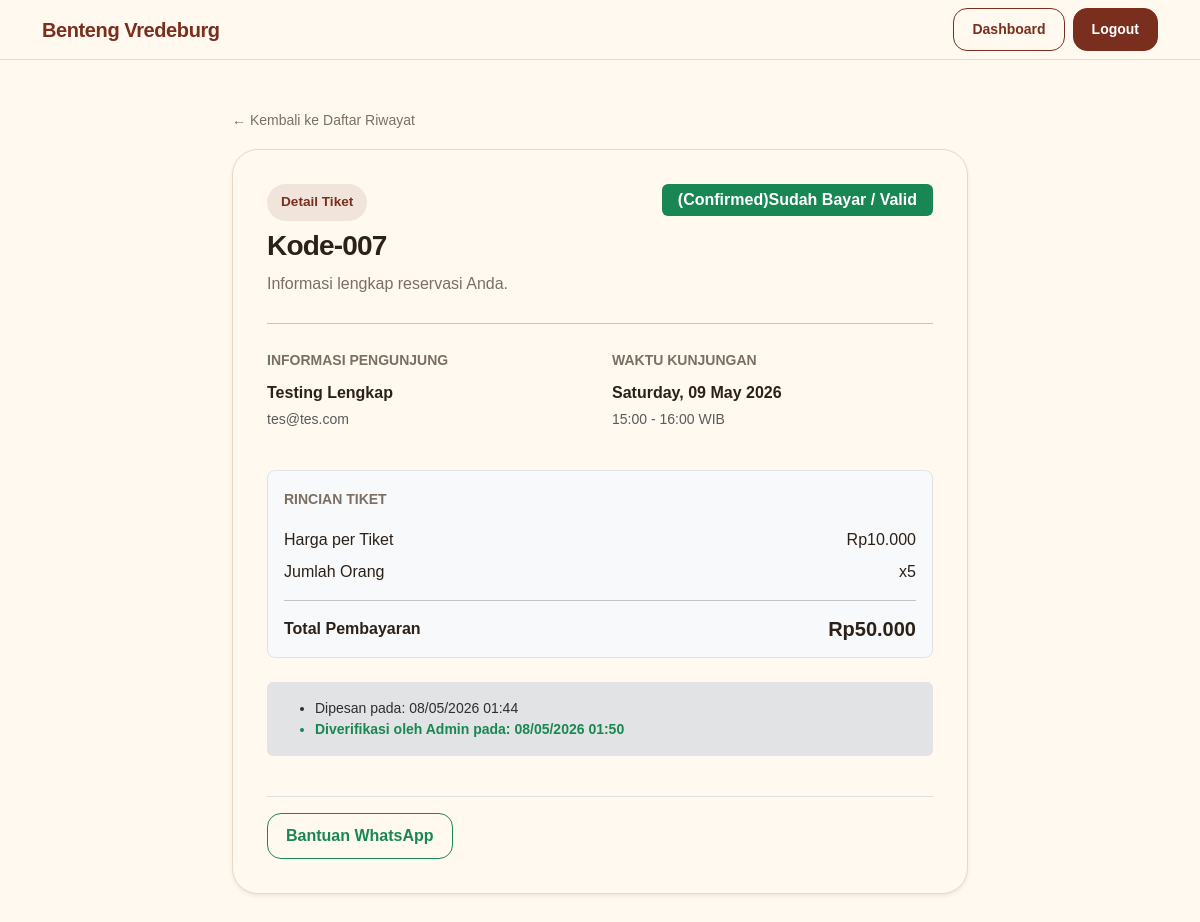
The page /user/detail_reservasi.php?id=7 (signed in) on the database its author committed.
### tables this page shows
CREATE TABLE `reservations` (
  `id_reservasi` int(11) NOT NULL,
  `id_user` int(11) NOT NULL,
  `no_telepon` varchar(20) DEFAULT NULL,
  `tgl_kunjungan` date NOT NULL,
  `jam_kunjungan` time NOT NULL,
  `jumlah_orang` int(11) NOT NULL,
  `total_harga` decimal(10,2) NOT NULL,
  `status` enum('pending','confirmed','canceled') DEFAULT 'pending',
  `created_at` timestamp NOT NULL DEFAULT current_timestamp(),
  `created_by` varchar(50) NOT NULL,
  `updated_at` timestamp NULL DEFAULT NULL ON UPDATE current_timestamp(),
  `updated_by` varchar(50) DEFAULT NULL,
  `is_deleted` tinyint(1) DEFAULT 0,
  `deleted_at` timestamp NULL DEFAULT NULL,
  `deleted_by` varchar(50) DEFAULT NULL
);

CREATE TABLE `users` (
  `id_user` int(11) NOT NULL,
  `nama_lengkap` varchar(100) NOT NULL,
  `email` varchar(100) NOT NULL,
  `password` varchar(255) NOT NULL,
  `role` enum('admin','user') NOT NULL DEFAULT 'user',
  `created_at` timestamp NOT NULL DEFAULT current_timestamp(),
  `created_by` varchar(50) DEFAULT 'system',
  `updated_at` timestamp NULL DEFAULT NULL ON UPDATE current_timestamp(),
  `updated_by` varchar(50) DEFAULT NULL,
  `is_deleted` tinyint(1) DEFAULT 0,
  `deleted_at` timestamp NULL DEFAULT NULL,
  `deleted_by` varchar(50) DEFAULT NULL
);

### config/functions.php (called while the page is built, shortened)
<?php
function e($value) {
    return htmlspecialchars($value ?? '', ENT_QUOTES, 'UTF-8');
}
function rupiah($number) {
    return 'Rp' . number_format((int) $number, 0, ',', '.');
}
function statusLabel($status) {
    $labels = [
        'pending'   => '(Pending)Menunggu Konfirmasi',
        'confirmed' => '(Confirmed)Sudah Bayar / Valid',
        'canceled'  => '(Canceled)Dibatalkan'
    ];
    return $labels[$status] ?? $status;
}
function statusBadgeClass($status) {
    $classes = [
        'pending'   => 'badge bg-warning text-dark',
        'confirmed' => 'badge bg-success',
        'canceled'  => 'badge bg-danger'
    ];
    return $classes[$status] ?? 'badge bg-light text-dark';
}

### user/detail_reservasi.php (the view, shortened to what this page needs)
<?php
require_once "../config/koneksi.php";
require_once "../config/functions.php";
$id = (int) ($_GET['id'] ?? 0);
$userId = currentUserId();
$stmt = $pdo->prepare("
    SELECT
        r.*,
        u.nama_lengkap,
        u.email
    FROM reservations r
    JOIN users u ON u.id_user = r.id_user
    WHERE r.id_reservasi = ?
    AND r.id_user = ?
    AND r.is_deleted = 0
    LIMIT 1
");
$stmt->execute([$id, $userId]);
$res = $stmt->fetch();
$bookingCode = 'Kode-' . str_pad($res['id_reservasi'], 3, '0', STR_PAD_LEFT);
?>
<!DOCTYPE html>
<html lang="id">
<head>
    <link href="https://cdn.jsdelivr.net/npm/bootstrap@5.3.3/dist/css/bootstrap.min.css" rel="stylesheet">
    <link href="../assets/css/style.css" rel="stylesheet">
</head>
<body class="app-body">
<nav class="navbar navbar-expand-lg navbar-vredeburg sticky-top">
    <div class="container">
        <a class="navbar-brand fw-bold" href="../index.php">Benteng Vredeburg</a>
        <div class="d-flex gap-2">
            <a href="dashboard.php" class="btn btn-outline-heritage btn-sm">Dashboard</a>
            <a href="../logout.php" class="btn btn-heritage btn-sm">Logout</a>
        </div>
    </div>
</nav>
<main class="py-5">
    <div class="container">
        <div class="row justify-content-center">
            <div class="col-lg-8">
                <div class="mb-3">
                    <a href="dashboard.php" class="text-decoration-none text-muted-custom small">
                        &larr; Kembali ke Daftar Riwayat
                    </a>
                </div>
                <div class="card-panel shadow-sm">
                    <div class="d-flex justify-content-between align-items-start mb-4">
                        <div>
                            <span class="section-badge mb-2 d-inline-block">Detail Tiket</span>
                            <h1 class="h3 fw-bold section-title"><?= e($bookingCode); ?></h1>
                            <p class="text-muted-custom mb-0">Informasi lengkap reservasi Anda.</p>
                        </div>
                        <span class="<?= statusBadgeClass($res['status']); ?> fs-6 py-2 px-3">
                            <?= statusLabel($res['status']); ?>
                        </span>
                    </div>
                    <hr class="my-4">
                    <div class="row g-4">
                        <div class="col-md-6">
                            <h6 class="text-muted-custom small fw-bold text-uppercase">Informasi Pengunjung</h6>
                            <p class="mb-1 fw-bold"><?= e($res['nama_lengkap']); ?></p>
                            <p class="text-muted small"><?= e($res['email']); ?></p>
                        </div>
                        <div class="col-md-6">
                            <h6 class="text-muted-custom small fw-bold text-uppercase">Waktu Kunjungan</h6>
                            <p class="mb-1 fw-bold"><?= date('l, d F Y', strtotime($res['tgl_kunjungan'])); ?></p>
                            <p class="text-muted small"><?= substr($res['jam_kunjungan'], 0, 5); ?> - <?= date('H:i', strtotime($res['jam_kunjungan'] . ' +1 hour')); ?> WIB</p>
                        </div>
                        <div class="col-12">
                            <div class="bg-light p-3 rounded-3 border">
                                <h6 class="text-muted-custom small fw-bold text-uppercase mb-3">Rincian Tiket</h6>
                                <div class="d-flex justify-content-between mb-2">
                                    <span>Harga per Tiket</span>
                                    <span><?= rupiah(TICKET_PRICE); ?></span>
                                </div>
                                <div class="d-flex justify-content-between mb-2">
                                    <span>Jumlah Orang</span>
                                    <span>x<?= $res['jumlah_orang']; ?></span>
                                </div>
                                <hr>
                                <div class="d-flex justify-content-between align-items-center">
                                    <span class="fw-bold">Total Pembayaran</span>
                                    <span class="h5 fw-bold text-heritage mb-0"><?= rupiah($res['total_harga']); ?></span>
                                </div>
                            </div>
                        </div>
                        <div class="col-12 mt-4">
                            <div class="alert alert-secondary border-0 small">
                                <ul class="mb-0">
                                    <li>Dipesan pada: <?= date('d/m/Y H:i', strtotime($res['created_at'])); ?></li>
                                    <?php if($res['status'] === 'confirmed'): ?>
                                        <li class="text-success fw-bold">Diverifikasi oleh Admin pada: <?= date('d/m/Y H:i', strtotime($res['updated_at'])); ?></li>
                                    <?php elseif($res['status'] === 'canceled'): ?>
                                        <li class="text-danger">Dibatalkan otomatis oleh sistem atau admin.</li>
                                    <?php endif; ?>
                                </ul>
                            </div>
                        </div>
                    </div>
                    <div class="mt-4 pt-3 border-top d-flex gap-2">
                        <a href="https://wa.me/<?= ADMIN_WHATSAPP ?>" target="_blank" class="btn btn-outline-success">
                            Bantuan WhatsApp
                        </a>
                    </div>
                </div>
            </div>
        </div>
    </div>
</main>
</body>
</html>

### assets/css/style.css (style rules this page uses)
:root { --color-brick: #7A2E1D; --color-brick-dark: #4F1F14; --color-brown-dark: #2B2118; --color-cream: #F8F0E3; --color-paper: #FFF9F0; --color-gold: #C89B5C; --color-green: #2F6B4F; --color-muted: #7B6F63; --color-border: #E8D9C4; --shadow-soft: 0 18px 45px rgba(43, 33, 24, 0.10); --shadow-strong: 0 24px 70px rgba(43, 33, 24, 0.25); }
* { box-sizing: border-box; }
body { font-family: Arial, Helvetica, sans-serif; color: var(--color-brown-dark); background-color: var(--color-paper); }
a { text-decoration: none; }
.navbar-vredeburg { background-color: rgba(255, 249, 240, 0.94); border-bottom: 1px solid var(--color-border); backdrop-filter: blur(14px); }
.navbar-brand { color: var(--color-brick) !important; letter-spacing: -0.4px; }
.section-badge { display: inline-flex; align-items: center; width: fit-content; padding: 8px 14px; border-radius: 999px; background: rgba(122, 46, 29, 0.10); color: var(--color-brick); font-size: 0.85rem; font-weight: 700; }
.section-title { color: var(--color-brown-dark); font-weight: 800; letter-spacing: -0.8px; }
.text-muted-custom { color: var(--color-muted); line-height: 1.8; }
.btn { border-radius: 14px; font-weight: 700; padding: 10px 18px; }
.btn-heritage { background-color: var(--color-brick); border: 1px solid var(--color-brick); color: #ffffff; }
.btn-outline-heritage { border: 1px solid var(--color-brick); color: var(--color-brick); background: transparent; }
.card-panel { background: var(--color-paper); border: 1px solid var(--color-border); border-radius: 26px; padding: 34px; box-shadow: var(--shadow-soft); }

### rows shown on the page
reservations: id_reservasi "Kode-007", status "(Confirmed)Sudah Bayar / Valid", id_user.nama_lengkap "Testing Lengkap", id_user.email "tes@tes.com", tgl_kunjungan "Saturday, 09 May 2026", jam_kunjungan "15:00", jam_kunjungan "16:00", jumlah_orang "5", total_harga "Rp50.000", created_at "08/05/2026 01:44", updated_at "08/05/2026 01:50"

### other values the page prints
rupiah(TICKET_PRICE) "Rp10.000"
